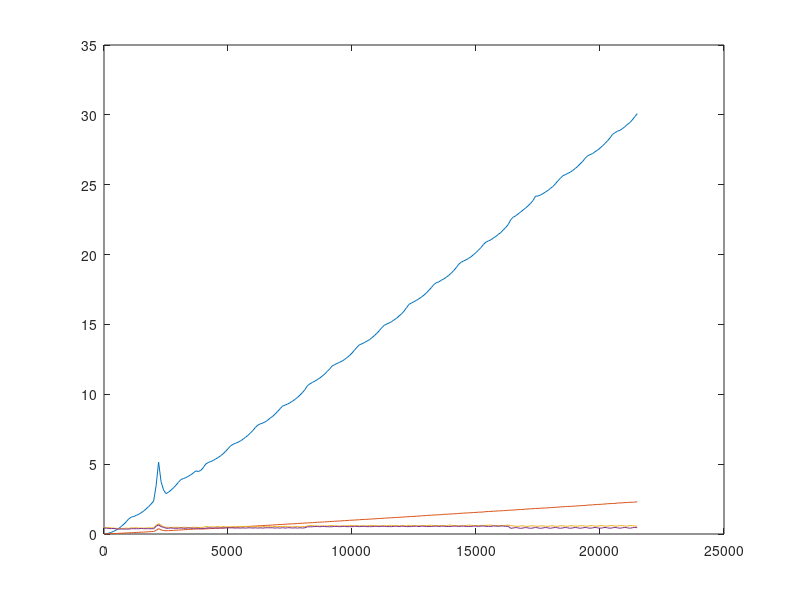

Write MATLAB code to recreate this figure.
x=1:100:21501;y1=1:100:21501;y2=1:100:21501;y3=1:100:21501;y4=1:100:21501;
y1(1) = 0.002100; y2(1) = 0.000600; y3(1) = 0.459777; y4(1) = 0.423900;
y1(2) = 0.021200; y2(2) = 0.008400; y3(2) = 0.459667; y4(2) = 0.413800;
y1(3) = 0.062000; y2(3) = 0.016200; y3(3) = 0.448889; y4(3) = 0.399700;
y1(4) = 0.123600; y2(4) = 0.025400; y3(4) = 0.432556; y4(4) = 0.385000;
y1(5) = 0.200600; y2(5) = 0.031700; y3(5) = 0.417667; y4(5) = 0.398100;
y1(6) = 0.292400; y2(6) = 0.039000; y3(6) = 0.401111; y4(6) = 0.358300;
y1(7) = 0.408000; y2(7) = 0.046600; y3(7) = 0.396778; y4(7) = 0.354600;
y1(8) = 0.547700; y2(8) = 0.056000; y3(8) = 0.398444; y4(8) = 0.354900;
y1(9) = 0.706800; y2(9) = 0.065700; y3(9) = 0.400333; y4(9) = 0.352400;
y1(10) = 0.888800; y2(10) = 0.073200; y3(10) = 0.424222; y4(10) = 0.353300;
y1(11) = 1.089900; y2(11) = 0.082800; y3(11) = 0.396222; y4(11) = 0.354700;
y1(12) = 1.206600; y2(12) = 0.092800; y3(12) = 0.453222; y4(12) = 0.380100;
y1(13) = 1.256100; y2(13) = 0.101500; y3(13) = 0.426333; y4(13) = 0.380200;
y1(14) = 1.328800; y2(14) = 0.111200; y3(14) = 0.453667; y4(14) = 0.380700;
y1(15) = 1.415900; y2(15) = 0.121100; y3(15) = 0.424222; y4(15) = 0.377800;
y1(16) = 1.524700; y2(16) = 0.129600; y3(16) = 0.424333; y4(16) = 0.401700;
y1(17) = 1.651900; y2(17) = 0.139900; y3(17) = 0.424778; y4(17) = 0.379200;
y1(18) = 1.797200; y2(18) = 0.150100; y3(18) = 0.423556; y4(18) = 0.380500;
y1(19) = 1.963400; y2(19) = 0.160800; y3(19) = 0.452000; y4(19) = 0.379700;
y1(20) = 2.148900; y2(20) = 0.170200; y3(20) = 0.425111; y4(20) = 0.380200;
y1(21) = 2.351200; y2(21) = 0.178800; y3(21) = 0.452444; y4(21) = 0.377300;
y1(22) = 3.457900; y2(22) = 0.255700; y3(22) = 0.615889; y4(22) = 0.549400;
y1(23) = 5.151200; y2(23) = 0.386700; y3(23) = 0.745111; y4(23) = 0.657900;
y1(24) = 3.745000; y2(24) = 0.294400; y3(24) = 0.629556; y4(24) = 0.523300;
y1(25) = 3.150600; y2(25) = 0.248000; y3(25) = 0.503556; y4(25) = 0.479900;
y1(26) = 2.892600; y2(26) = 0.234200; y3(26) = 0.485556; y4(26) = 0.413000;
y1(27) = 2.995000; y2(27) = 0.240700; y3(27) = 0.483667; y4(27) = 0.408600;
y1(28) = 3.138100; y2(28) = 0.251600; y3(28) = 0.458889; y4(28) = 0.435400;
y1(29) = 3.305300; y2(29) = 0.261500; y3(29) = 0.482778; y4(29) = 0.409600;
y1(30) = 3.489100; y2(30) = 0.272200; y3(30) = 0.482667; y4(30) = 0.411600;
y1(31) = 3.700600; y2(31) = 0.282200; y3(31) = 0.482333; y4(31) = 0.410700;
y1(32) = 3.901400; y2(32) = 0.293200; y3(32) = 0.454667; y4(32) = 0.437200;
y1(33) = 3.964300; y2(33) = 0.303400; y3(33) = 0.482444; y4(33) = 0.409300;
y1(34) = 4.037300; y2(34) = 0.312900; y3(34) = 0.482556; y4(34) = 0.408600;
y1(35) = 4.130000; y2(35) = 0.325100; y3(35) = 0.457667; y4(35) = 0.435400;
y1(36) = 4.239200; y2(36) = 0.335200; y3(36) = 0.459333; y4(36) = 0.411900;
y1(37) = 4.366700; y2(37) = 0.347200; y3(37) = 0.486000; y4(37) = 0.412900;
y1(38) = 4.514100; y2(38) = 0.356800; y3(38) = 0.484444; y4(38) = 0.410300;
y1(39) = 4.472500; y2(39) = 0.358000; y3(39) = 0.454889; y4(39) = 0.416100;
y1(40) = 4.550900; y2(40) = 0.361700; y3(40) = 0.474222; y4(40) = 0.383600;
y1(41) = 4.745400; y2(41) = 0.369500; y3(41) = 0.471556; y4(41) = 0.380100;
y1(42) = 5.005300; y2(42) = 0.369400; y3(42) = 0.537667; y4(42) = 0.415100;
y1(43) = 5.111800; y2(43) = 0.378100; y3(43) = 0.510444; y4(43) = 0.439100;
y1(44) = 5.187800; y2(44) = 0.389100; y3(44) = 0.510000; y4(44) = 0.438300;
y1(45) = 5.261000; y2(45) = 0.396900; y3(45) = 0.510778; y4(45) = 0.416600;
y1(46) = 5.371000; y2(46) = 0.408600; y3(46) = 0.509889; y4(46) = 0.438600;
y1(47) = 5.470500; y2(47) = 0.418900; y3(47) = 0.538556; y4(47) = 0.418200;
y1(48) = 5.596000; y2(48) = 0.427900; y3(48) = 0.486444; y4(48) = 0.440000;
y1(49) = 5.741700; y2(49) = 0.437800; y3(49) = 0.543000; y4(49) = 0.418200;
y1(50) = 5.907400; y2(50) = 0.447300; y3(50) = 0.512111; y4(50) = 0.440500;
y1(51) = 6.103300; y2(51) = 0.458100; y3(51) = 0.510889; y4(51) = 0.440800;
y1(52) = 6.299900; y2(52) = 0.473000; y3(52) = 0.511222; y4(52) = 0.440300;
y1(53) = 6.417399; y2(53) = 0.480100; y3(53) = 0.511333; y4(53) = 0.441100;
y1(54) = 6.490400; y2(54) = 0.490100; y3(54) = 0.532889; y4(54) = 0.418600;
y1(55) = 6.567800; y2(55) = 0.500100; y3(55) = 0.512444; y4(55) = 0.440500;
y1(56) = 6.662000; y2(56) = 0.509000; y3(56) = 0.542444; y4(56) = 0.417600;
y1(57) = 6.780000; y2(57) = 0.520000; y3(57) = 0.513556; y4(57) = 0.442900;
y1(58) = 6.914701; y2(58) = 0.536000; y3(58) = 0.541222; y4(58) = 0.420600;
y1(59) = 7.054999; y2(59) = 0.540500; y3(59) = 0.512111; y4(59) = 0.441300;
y1(60) = 7.221700; y2(60) = 0.548900; y3(60) = 0.516000; y4(60) = 0.443800;
y1(61) = 7.410000; y2(61) = 0.563200; y3(61) = 0.512444; y4(61) = 0.423100;
y1(62) = 7.620500; y2(62) = 0.571400; y3(62) = 0.514667; y4(62) = 0.445000;
y1(63) = 7.793400; y2(63) = 0.581800; y3(63) = 0.545111; y4(63) = 0.421900;
y1(64) = 7.879001; y2(64) = 0.592800; y3(64) = 0.487556; y4(64) = 0.442600;
y1(65) = 7.943100; y2(65) = 0.602500; y3(65) = 0.540889; y4(65) = 0.419900;
y1(66) = 8.028601; y2(66) = 0.614700; y3(66) = 0.515556; y4(66) = 0.445400;
y1(67) = 8.144000; y2(67) = 0.623800; y3(67) = 0.516222; y4(67) = 0.445200;
y1(68) = 8.298600; y2(68) = 0.632900; y3(68) = 0.517333; y4(68) = 0.444200;
y1(69) = 8.419700; y2(69) = 0.645900; y3(69) = 0.516000; y4(69) = 0.446100;
y1(70) = 8.586300; y2(70) = 0.655100; y3(70) = 0.545222; y4(70) = 0.423300;
y1(71) = 8.773100; y2(71) = 0.667300; y3(71) = 0.516778; y4(71) = 0.443900;
y1(72) = 8.971001; y2(72) = 0.675400; y3(72) = 0.544000; y4(72) = 0.419800;
y1(73) = 9.158901; y2(73) = 0.687100; y3(73) = 0.526889; y4(73) = 0.453600;
y1(74) = 9.227600; y2(74) = 0.696500; y3(74) = 0.548778; y4(74) = 0.423500;
y1(75) = 9.299200; y2(75) = 0.708900; y3(75) = 0.516000; y4(75) = 0.447500;
y1(76) = 9.399800; y2(76) = 0.721300; y3(76) = 0.516889; y4(76) = 0.449000;
y1(77) = 9.511100; y2(77) = 0.729500; y3(77) = 0.516556; y4(77) = 0.425300;
y1(78) = 9.635599; y2(78) = 0.737100; y3(78) = 0.518556; y4(78) = 0.445300;
y1(79) = 9.773200; y2(79) = 0.751200; y3(79) = 0.547222; y4(79) = 0.423200;
y1(80) = 9.942299; y2(80) = 0.762300; y3(80) = 0.489778; y4(80) = 0.447200;
y1(81) = 10.120901; y2(81) = 0.771600; y3(81) = 0.549444; y4(81) = 0.424400;
y1(82) = 10.328100; y2(82) = 0.785700; y3(82) = 0.516000; y4(82) = 0.448000;
y1(83) = 10.611001; y2(83) = 0.792800; y3(83) = 0.573667; y4(83) = 0.516200;
y1(84) = 10.747701; y2(84) = 0.804700; y3(84) = 0.603111; y4(84) = 0.514700;
y1(85) = 10.846400; y2(85) = 0.813900; y3(85) = 0.606444; y4(85) = 0.517800;
y1(86) = 10.941800; y2(86) = 0.823800; y3(86) = 0.574444; y4(86) = 0.540400;
y1(87) = 11.048901; y2(87) = 0.843600; y3(87) = 0.572333; y4(87) = 0.540900;
y1(88) = 11.168000; y2(88) = 0.846400; y3(88) = 0.572778; y4(88) = 0.517800;
y1(89) = 11.305700; y2(89) = 0.855100; y3(89) = 0.576889; y4(89) = 0.541200;
y1(90) = 11.447500; y2(90) = 0.867800; y3(90) = 0.573778; y4(90) = 0.541600;
y1(91) = 11.639700; y2(91) = 0.876300; y3(91) = 0.576555; y4(91) = 0.519600;
y1(92) = 11.815100; y2(92) = 0.888000; y3(92) = 0.606667; y4(92) = 0.519100;
y1(93) = 12.026999; y2(93) = 0.902300; y3(93) = 0.605000; y4(93) = 0.522800;
y1(94) = 12.122900; y2(94) = 0.911700; y3(94) = 0.572889; y4(94) = 0.546500;
y1(95) = 12.208700; y2(95) = 0.923700; y3(95) = 0.577333; y4(95) = 0.544400;
y1(96) = 12.291101; y2(96) = 0.932300; y3(96) = 0.573444; y4(96) = 0.520900;
y1(97) = 12.379000; y2(97) = 0.943600; y3(97) = 0.581000; y4(97) = 0.544700;
y1(98) = 12.492899; y2(98) = 0.957800; y3(98) = 0.578000; y4(98) = 0.547300;
y1(99) = 12.627200; y2(99) = 0.965300; y3(99) = 0.578778; y4(99) = 0.524600;
y1(100) = 12.779699; y2(100) = 0.982400; y3(100) = 0.612333; y4(100) = 0.527600;
y1(101) = 12.954600; y2(101) = 0.989100; y3(101) = 0.606889; y4(101) = 0.522500;
y1(102) = 13.157801; y2(102) = 0.999100; y3(102) = 0.582222; y4(102) = 0.549700;
y1(103) = 13.363899; y2(103) = 1.009800; y3(103) = 0.588333; y4(103) = 0.551600;
y1(104) = 13.546000; y2(104) = 1.022500; y3(104) = 0.588778; y4(104) = 0.525400;
y1(105) = 13.612700; y2(105) = 1.034100; y3(105) = 0.589222; y4(105) = 0.548900;
y1(106) = 13.701701; y2(106) = 1.044200; y3(106) = 0.583889; y4(106) = 0.549800;
y1(107) = 13.803198; y2(107) = 1.051900; y3(107) = 0.579556; y4(107) = 0.527300;
y1(108) = 13.901999; y2(108) = 1.063700; y3(108) = 0.613889; y4(108) = 0.527800;
y1(109) = 14.041400; y2(109) = 1.074700; y3(109) = 0.616222; y4(109) = 0.528600;
y1(110) = 14.196401; y2(110) = 1.085300; y3(110) = 0.585889; y4(110) = 0.550800;
y1(111) = 14.360600; y2(111) = 1.099900; y3(111) = 0.585556; y4(111) = 0.551600;
y1(112) = 14.558499; y2(112) = 1.107100; y3(112) = 0.587000; y4(112) = 0.528600;
y1(113) = 14.770300; y2(113) = 1.118900; y3(113) = 0.589222; y4(113) = 0.553500;
y1(114) = 14.937601; y2(114) = 1.133500; y3(114) = 0.588778; y4(114) = 0.552000;
y1(115) = 15.034601; y2(115) = 1.142500; y3(115) = 0.587000; y4(115) = 0.531900;
y1(116) = 15.105100; y2(116) = 1.156000; y3(116) = 0.619444; y4(116) = 0.530400;
y1(117) = 15.203400; y2(117) = 1.163000; y3(117) = 0.617667; y4(117) = 0.529200;
y1(118) = 15.334900; y2(118) = 1.174400; y3(118) = 0.585778; y4(118) = 0.553800;
y1(119) = 15.444899; y2(119) = 1.188700; y3(119) = 0.590556; y4(119) = 0.553400;
y1(120) = 15.610601; y2(120) = 1.195400; y3(120) = 0.589222; y4(120) = 0.529500;
y1(121) = 15.767900; y2(121) = 1.209100; y3(121) = 0.593222; y4(121) = 0.560400;
y1(122) = 15.953801; y2(122) = 1.218700; y3(122) = 0.590555; y4(122) = 0.556600;
y1(123) = 16.207401; y2(123) = 1.232100; y3(123) = 0.586667; y4(123) = 0.528100;
y1(124) = 16.437901; y2(124) = 1.240900; y3(124) = 0.617333; y4(124) = 0.531800;
y1(125) = 16.538601; y2(125) = 1.255100; y3(125) = 0.618444; y4(125) = 0.531800;
y1(126) = 16.631802; y2(126) = 1.261300; y3(126) = 0.598556; y4(126) = 0.561600;
y1(127) = 16.727699; y2(127) = 1.276600; y3(127) = 0.591556; y4(127) = 0.557000;
y1(128) = 16.838001; y2(128) = 1.282600; y3(128) = 0.594000; y4(128) = 0.531400;
y1(129) = 16.960899; y2(129) = 1.301800; y3(129) = 0.596667; y4(129) = 0.560400;
y1(130) = 17.098001; y2(130) = 1.311900; y3(130) = 0.596333; y4(130) = 0.558100;
y1(131) = 17.258602; y2(131) = 1.322000; y3(131) = 0.599222; y4(131) = 0.536700;
y1(132) = 17.446501; y2(132) = 1.339000; y3(132) = 0.622667; y4(132) = 0.534600;
y1(133) = 17.642399; y2(133) = 1.346000; y3(133) = 0.627889; y4(133) = 0.536600;
y1(134) = 17.855001; y2(134) = 1.358900; y3(134) = 0.595889; y4(134) = 0.560500;
y1(135) = 17.990299; y2(135) = 1.366700; y3(135) = 0.599111; y4(135) = 0.561800;
y1(136) = 18.046398; y2(136) = 1.377100; y3(136) = 0.602556; y4(136) = 0.537000;
y1(137) = 18.158298; y2(137) = 1.385800; y3(137) = 0.594444; y4(137) = 0.562000;
y1(138) = 18.257399; y2(138) = 1.410300; y3(138) = 0.599556; y4(138) = 0.560500;
y1(139) = 18.377102; y2(139) = 1.412800; y3(139) = 0.595778; y4(139) = 0.537600;
y1(140) = 18.512302; y2(140) = 1.423600; y3(140) = 0.631889; y4(140) = 0.539900;
y1(141) = 18.672298; y2(141) = 1.435600; y3(141) = 0.631000; y4(141) = 0.539100;
y1(142) = 18.858601; y2(142) = 1.445700; y3(142) = 0.602333; y4(142) = 0.562900;
y1(143) = 19.061300; y2(143) = 1.452700; y3(143) = 0.603889; y4(143) = 0.563700;
y1(144) = 19.302000; y2(144) = 1.474000; y3(144) = 0.598778; y4(144) = 0.540800;
y1(145) = 19.448898; y2(145) = 1.480900; y3(145) = 0.592778; y4(145) = 0.562200;
y1(146) = 19.546701; y2(146) = 1.497900; y3(146) = 0.595000; y4(146) = 0.564000;
y1(147) = 19.626499; y2(147) = 1.503000; y3(147) = 0.607222; y4(147) = 0.540300;
y1(148) = 19.727100; y2(148) = 1.515300; y3(148) = 0.636222; y4(148) = 0.541800;
y1(149) = 19.844200; y2(149) = 1.521500; y3(149) = 0.634000; y4(149) = 0.540100;
y1(150) = 19.996799; y2(150) = 1.539200; y3(150) = 0.595778; y4(150) = 0.567600;
y1(151) = 20.144001; y2(151) = 1.545700; y3(151) = 0.603778; y4(151) = 0.566500;
y1(152) = 20.317598; y2(152) = 1.562800; y3(152) = 0.601000; y4(152) = 0.542000;
y1(153) = 20.501400; y2(153) = 1.566600; y3(153) = 0.609222; y4(153) = 0.570100;
y1(154) = 20.725000; y2(154) = 1.579200; y3(154) = 0.614444; y4(154) = 0.571800;
y1(155) = 20.895298; y2(155) = 1.602000; y3(155) = 0.614889; y4(155) = 0.545700;
y1(156) = 20.975800; y2(156) = 1.604500; y3(156) = 0.632444; y4(156) = 0.543100;
y1(157) = 21.058100; y2(157) = 1.619800; y3(157) = 0.634222; y4(157) = 0.544900;
y1(158) = 21.186600; y2(158) = 1.628900; y3(158) = 0.606111; y4(158) = 0.572600;
y1(159) = 21.301998; y2(159) = 1.640600; y3(159) = 0.604000; y4(159) = 0.571000;
y1(160) = 21.441900; y2(160) = 1.653600; y3(160) = 0.611222; y4(160) = 0.547000;
y1(161) = 21.579901; y2(161) = 1.661100; y3(161) = 0.608667; y4(161) = 0.573800;
y1(162) = 21.771099; y2(162) = 1.669600; y3(162) = 0.614889; y4(162) = 0.573600;
y1(163) = 21.943298; y2(163) = 1.682800; y3(163) = 0.613445; y4(163) = 0.546400;
y1(164) = 22.156898; y2(164) = 1.697800; y3(164) = 0.646889; y4(164) = 0.551300;
y1(165) = 22.497700; y2(165) = 1.705000; y3(165) = 0.588444; y4(165) = 0.403900;
y1(166) = 22.674000; y2(166) = 1.716400; y3(166) = 0.586889; y4(166) = 0.432000;
y1(167) = 22.777102; y2(167) = 1.729700; y3(167) = 0.548333; y4(167) = 0.462900;
y1(168) = 22.911798; y2(168) = 1.743000; y3(168) = 0.547667; y4(168) = 0.436000;
y1(169) = 23.048801; y2(169) = 1.758000; y3(169) = 0.580555; y4(169) = 0.404200;
y1(170) = 23.193302; y2(170) = 1.755900; y3(170) = 0.583778; y4(170) = 0.432700;
y1(171) = 23.331299; y2(171) = 1.781700; y3(171) = 0.548000; y4(171) = 0.462200;
y1(172) = 23.493298; y2(172) = 1.788100; y3(172) = 0.548889; y4(172) = 0.437000;
y1(173) = 23.668200; y2(173) = 1.806600; y3(173) = 0.580889; y4(173) = 0.406200;
y1(174) = 23.872501; y2(174) = 1.812100; y3(174) = 0.585667; y4(174) = 0.432800;
y1(175) = 24.188900; y2(175) = 1.827900; y3(175) = 0.557444; y4(175) = 0.467900;
y1(176) = 24.188601; y2(176) = 1.834200; y3(176) = 0.549222; y4(176) = 0.436900;
y1(177) = 24.264698; y2(177) = 1.845800; y3(177) = 0.583111; y4(177) = 0.406000;
y1(178) = 24.364698; y2(178) = 1.854100; y3(178) = 0.584222; y4(178) = 0.434100;
y1(179) = 24.475700; y2(179) = 1.861200; y3(179) = 0.551556; y4(179) = 0.466900;
y1(180) = 24.591700; y2(180) = 1.876300; y3(180) = 0.549667; y4(180) = 0.439600;
y1(181) = 24.736000; y2(181) = 1.886300; y3(181) = 0.587000; y4(181) = 0.407500;
y1(182) = 24.869801; y2(182) = 1.900400; y3(182) = 0.587556; y4(182) = 0.444600;
y1(183) = 25.063602; y2(183) = 1.910200; y3(183) = 0.552778; y4(183) = 0.469500;
y1(184) = 25.277599; y2(184) = 1.923400; y3(184) = 0.554889; y4(184) = 0.440100;
y1(185) = 25.457600; y2(185) = 1.938400; y3(185) = 0.587111; y4(185) = 0.407400;
y1(186) = 25.637798; y2(186) = 1.949500; y3(186) = 0.589333; y4(186) = 0.437500;
y1(187) = 25.720800; y2(187) = 1.962900; y3(187) = 0.556333; y4(187) = 0.469200;
y1(188) = 25.812702; y2(188) = 1.971500; y3(188) = 0.557222; y4(188) = 0.440600;
y1(189) = 25.898499; y2(189) = 1.979500; y3(189) = 0.589222; y4(189) = 0.408600;
y1(190) = 26.021900; y2(190) = 1.990400; y3(190) = 0.594111; y4(190) = 0.437300;
y1(191) = 26.162100; y2(191) = 2.000200; y3(191) = 0.558556; y4(191) = 0.472300;
y1(192) = 26.312199; y2(192) = 2.013400; y3(192) = 0.557333; y4(192) = 0.440500;
y1(193) = 26.494701; y2(193) = 2.025300; y3(193) = 0.591667; y4(193) = 0.409900;
y1(194) = 26.666199; y2(194) = 2.036700; y3(194) = 0.596444; y4(194) = 0.438300;
y1(195) = 26.894299; y2(195) = 2.044000; y3(195) = 0.559222; y4(195) = 0.470900;
y1(196) = 27.067999; y2(196) = 2.068600; y3(196) = 0.557889; y4(196) = 0.443100;
y1(197) = 27.156200; y2(197) = 2.075000; y3(197) = 0.596111; y4(197) = 0.410100;
y1(198) = 27.229000; y2(198) = 2.085900; y3(198) = 0.596889; y4(198) = 0.439000;
y1(199) = 27.361301; y2(199) = 2.104600; y3(199) = 0.560889; y4(199) = 0.472600;
y1(200) = 27.477499; y2(200) = 2.114700; y3(200) = 0.560333; y4(200) = 0.443300;
y1(201) = 27.618900; y2(201) = 2.122200; y3(201) = 0.598000; y4(201) = 0.412400;
y1(202) = 27.783899; y2(202) = 2.133500; y3(202) = 0.597222; y4(202) = 0.439300;
y1(203) = 27.954397; y2(203) = 2.147200; y3(203) = 0.564556; y4(203) = 0.471800;
y1(204) = 28.141602; y2(204) = 2.166700; y3(204) = 0.561000; y4(204) = 0.443000;
y1(205) = 28.345898; y2(205) = 2.173300; y3(205) = 0.598000; y4(205) = 0.412100;
y1(206) = 28.593899; y2(206) = 2.183400; y3(206) = 0.599556; y4(206) = 0.440700;
y1(207) = 28.724100; y2(207) = 2.187200; y3(207) = 0.563778; y4(207) = 0.474200;
y1(208) = 28.827801; y2(208) = 2.218000; y3(208) = 0.564111; y4(208) = 0.444100;
y1(209) = 28.891201; y2(209) = 2.221200; y3(209) = 0.601667; y4(209) = 0.412900;
y1(210) = 29.007101; y2(210) = 2.230200; y3(210) = 0.600444; y4(210) = 0.442500;
y1(211) = 29.148401; y2(211) = 2.247700; y3(211) = 0.567445; y4(211) = 0.477200;
y1(212) = 29.306000; y2(212) = 2.257300; y3(212) = 0.564667; y4(212) = 0.445900;
y1(213) = 29.443701; y2(213) = 2.268700; y3(213) = 0.600889; y4(213) = 0.412800;
y1(214) = 29.635998; y2(214) = 2.273700; y3(214) = 0.601111; y4(214) = 0.445700;
y1(215) = 29.863003; y2(215) = 2.284900; y3(215) = 0.568222; y4(215) = 0.475500;
y1(216) = 30.083502; y2(216) = 2.300300; y3(216) = 0.567111; y4(216) = 0.446600;
plot(x,y1,x,y2,x,y3,x,y4);